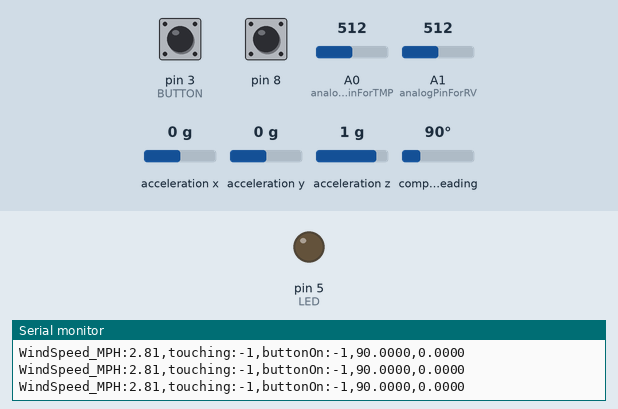
Recording of a sketch running on a simulated Arduino Uno, built with avr-gcc and run on an emulated ATmega328P. Parts: output pins drawn as LEDs (lit = HIGH), the last lines printed to the serial monitor. Inputs (shaded band) come from the test bench; at power-on: pin 3 (BUTTON) LOW, A1 (analogPinForRV) = 512, A0 (analogPinForTMP) = 512, pin 8 HIGH, acceleration x 0 g, acceleration y 0 g, acceleration z 1 g, compass heading 90°.

Above: at 2.2 s.
2.3 s: pin 3 (BUTTON) pulled HIGH for 1 s
At 3.1 s:
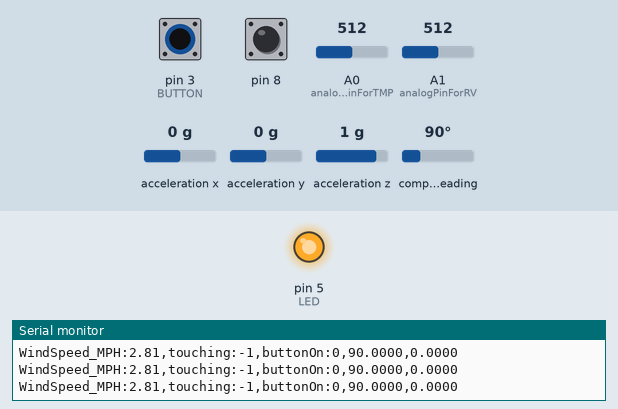
7.8 s: A1 (analogPinForRV) set to 537
10.8 s: A1 (analogPinForRV) set to 564
13.8 s: A0 (analogPinForTMP) set to 556
Timing chart, 0 to 16.8 s (numbered marks = the images above; inputs shaded):
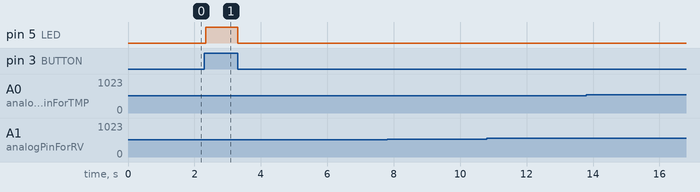

The sketch:

blood_wand.ino
```cpp
//Accelorometer

/*
   Connect Vin to the power supply, 3-5V is fine. Use the same voltage that the microcontroller logic is based off of. For most Arduinos, that is 5V
   Connect GND to common power/data ground
   Connect the SCL pin to the I2C clock SCL pin on your Arduino.On an UNO: A5
   Connect the SDA pin to the I2C data SDA pin on your Arduino.On an UNO: A4
*/

#include <Wire.h>
#include <Adafruit_Sensor.h>
#include <Adafruit_BNO055.h>
#include <utility/imumaths.h>

Adafruit_BNO055 bno = Adafruit_BNO055(55);

 /* Get a new sensor event */
  sensors_event_t event;
//  bno.getEvent(&event);

// Wind Sensor

#define analogPinForRV    1   // change to pins you the analog pins are using
#define analogPinForTMP   0

// to calibrate your sensor, put a glass over it, but the sensor should not be
// touching the desktop surface however.
// adjust the zeroWindAdjustment until your sensor reads about zero with the glass over it.

const float zeroWindAdjustment =  -0.02; // negative numbers yield smaller wind speeds and vice versa.

int TMP_Therm_ADunits;  //temp termistor value from wind sensor
float RV_Wind_ADunits;    //RV output from wind sensor
float RV_Wind_Volts;
unsigned long lastMillis;
int TempCtimes100;
float zeroWind_ADunits;
float zeroWind_volts;
float WindSpeed_MPH;
int MPH;

//Fabric Touch Sensor

#include <CapacitiveSensor.h>
CapacitiveSensor cs_7_8 = CapacitiveSensor(7, 8); //10M Resistor between pins 7 and 8, you may also connect an antenna on pin 8
long touchValue;
int LED = 5;
int touching = -1;

//Button

int BUTTON = 3;
int buttonOn = 0;
int currentButtonState;
int previousButtonState;


void setup() {

  Serial.begin(9600);   // faster printing to get a bit better throughput on extended info
  // remember to change your serial monitor BAUD

  Serial.println("start");
  // put your setup code here, to run once:

  //Accelerometer

   /* Initialise the sensor */
  if (!bno.begin())
  {
    /* There was a problem detecting the BNO055 ... check your connections */
    Serial.print("Ooops, no BNO055 detected ... Check your wiring or I2C ADDR!");
    while (1);
  }

  delay(1000);

  bno.setExtCrystalUse(true);

  //Wind Sensor

  //   Uncomment the three lines below to reset the analog pins A2 & A3
  //   This is code from the Modern Device temp sensor (not required)
  pinMode(A2, INPUT);        // GND pin
  pinMode(A3, INPUT);        // VCC pin
  digitalWrite(A3, LOW);     // turn off pullups

  //Fabric Touch Sensor

  pinMode(LED, OUTPUT);
  digitalWrite(LED, LOW);

  //Button

  pinMode(BUTTON, INPUT);

}

void loop() {
  printer();
  accell();
  buttonClear();
  windSensor();
  fabricTouch();
}

void printer () {

//  if (Serial.available() > 0) {
//    char input = Serial.read();
    Serial.print("WindSpeed_MPH:");
    Serial.print(WindSpeed_MPH);
    Serial.print(',');
    Serial.print("touching:");
    Serial.print(touching);
    Serial.print(',');
    Serial.print("buttonOn:");
    Serial.print(buttonOn);
    Serial.print(',');
    Serial.print(event.orientation.x, 4);
    Serial.print(",");
    Serial.print(event.orientation.z, 4);
    Serial.println("");
//  }

}

void accell() {
   /* Get a new sensor event */
//  sensors_event_t event;
  bno.getEvent(&event);
  }

void windSensor() {

  if (millis() - lastMillis > 20) {     // read every 20 ms - printing slows this down further

    TMP_Therm_ADunits = analogRead(analogPinForTMP);
    RV_Wind_ADunits = analogRead(analogPinForRV);
    RV_Wind_Volts = (RV_Wind_ADunits *  0.0048828125);

    TempCtimes100 = (0.005 * ((float)TMP_Therm_ADunits * (float)TMP_Therm_ADunits)) - (16.862 * (float)TMP_Therm_ADunits) + 9075.4;

    zeroWind_ADunits = -0.0006 * ((float)TMP_Therm_ADunits * (float)TMP_Therm_ADunits) + 1.0727 * (float)TMP_Therm_ADunits + 47.172; //  13.0C  553  482.39

    zeroWind_volts = (zeroWind_ADunits * 0.0048828125) - zeroWindAdjustment;


    WindSpeed_MPH =  pow(((RV_Wind_Volts - zeroWind_volts) / .2300) , 2.7265);
    //      MPH = map(WindSpeed_MPH, 0, 15, 0, 1024);

//    if (Serial.available) {
//      Serial.print("MPH: ");
//      Serial.println(WindSpeed_MPH);
//      delay(1);
//
//                  }

      lastMillis = millis();
    }
  }

  void fabricTouch() {
    // intialize cap sensor pins and sensitivity
    // sensor resolution is set to (value)
    touchValue = cs_7_8.capacitiveSensor(20);

    if (touchValue >= 8000) {
      touching = 0;
    } else {
      touching = -1;
    }
  }

  void buttonClear() {

    currentButtonState = digitalRead(BUTTON);

    if (currentButtonState == HIGH) {
      buttonOn = 0;
      digitalWrite(LED, HIGH);
    } else {
      digitalWrite(LED, LOW);
      buttonOn = -1;
    }
  }
```

Measured:
- after the input at 2.3 s, pin 5 (LED): LOW → HIGH at once, → LOW 0.97 s later
